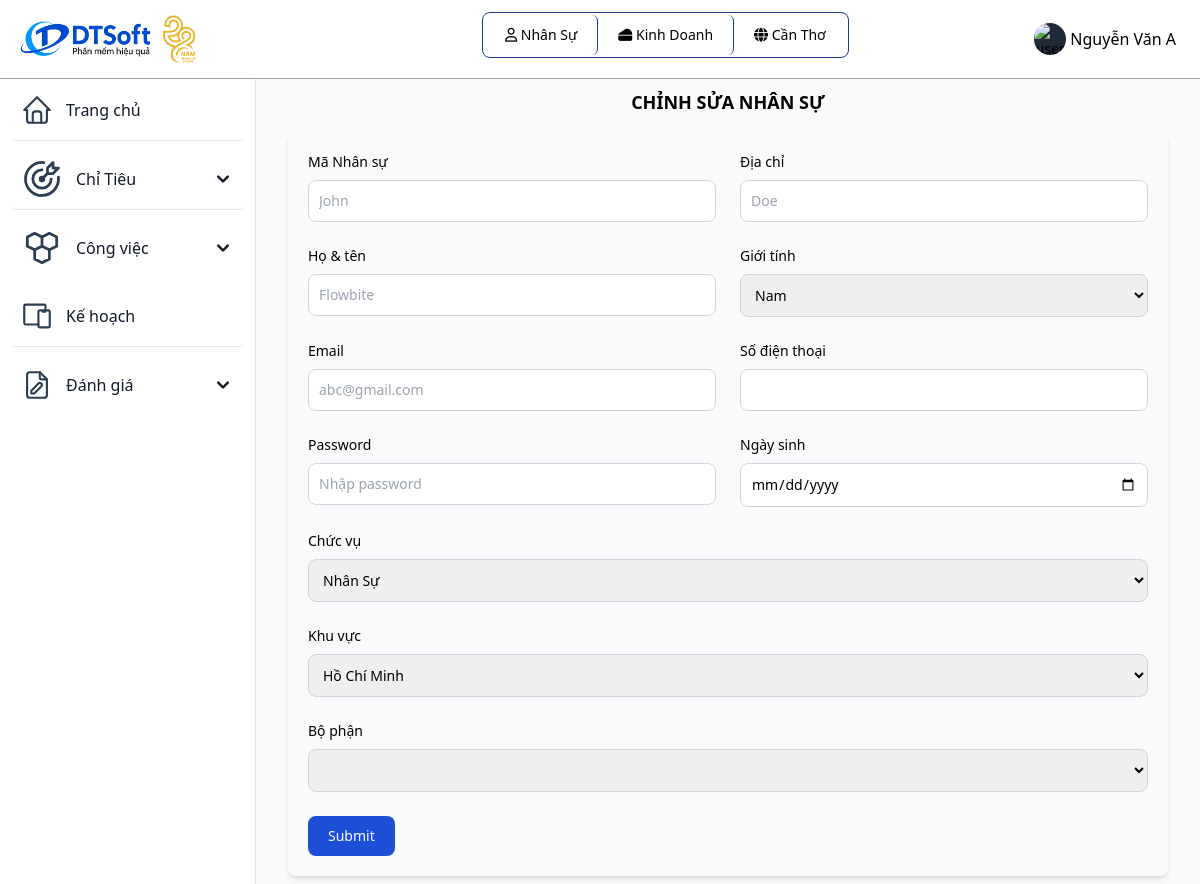
Screenshot of /chinhsuauser.php (signed in) with the database file from the repository.
### tables this page shows
CREATE TABLE `vaitro` (
  `id_vaitro` varchar(10) primary key,
  `tenvaitro` varchar(255) NOT NULL,
  `mota` varchar(255) NOT NULL
);

CREATE TABLE `bophan` (
  `id_bophan` varchar(10) primary key,
  `id_khuvuc` varchar(10) NOT NULL,
  `tenbophan` varchar(255) NOT NULL,
  `cvchuyenmon` varchar(255) NOT NULL,
  foreign key(id_khuvuc) references khuvuc(id_khuvuc)
);

CREATE TABLE `khuvuc` (
  `id_khuvuc` varchar(10) primary key,
  `tenkhuvuc` varchar(255) NOT NULL,
  `diachi` varchar(255) NOT NULL,
  `sdt` int(20) NOT NULL
);

### chinhsuauser.php (the view, shortened to what this page needs)
<?php
include "inc/header.php";
include('db/database.php');
$id = $_GET['idnhansu'];
$sql_up = "SELECT * FROM nguoidung where  id_nguoidung = '" . $id . "' ";
$query_up = mysqli_query($ketnoi, $sql_up);
$row_up = mysqli_fetch_assoc($query_up);
?>
<div class="p-4 sm:ml-64">
    <div class="p-4 mt-14">
        <div class="mb-4 font-bold text-lg uppercase text-center">Chỉnh sửa Nhân sự</div>
        <div class="mb-4">
            <div class="relative overflow-x-auto shadow-md sm:rounded-lg p-5 rounded">
                <form method="POST">
                    <div class="grid gap-6 mb-6 md:grid-cols-2">
                        <div>
                            <label for="first_name" class="block mb-2 text-sm font-medium">Mã Nhân sự</label>
                            <input type="text" name="id_ns" id="first_name" value="<?php echo $row_up['id_nguoidung'] ?>" class=" border border-gray-300 text-sm rounded-lg focus:ring-blue-500 focus:border-blue-500 block w-full p-2.5 dark:border-gray-600 dark:placeholder-gray-400 dark:focus:ring-blue-500 dark:focus:border-blue-500" placeholder="John" required>
                        </div>
                        <div>
                            <label for="last_name" class="block mb-2 text-sm font-medium">Địa chỉ</label>
                            <input type="text" name="diachi_ns" id="last_name" value="<?php echo $row_up['diachi_nd'] ?>" class=" border border-gray-300 text-sm rounded-lg focus:ring-blue-500 focus:border-blue-500 block w-full p-2.5 dark:border-gray-600 dark:placeholder-gray-400 dark:focus:ring-blue-500 dark:focus:border-blue-500" placeholder="Doe" required>
                        </div>
                        <div>
                            <label for="company" class="block mb-2 text-sm font-medium">Họ & tên</label>
                            <input type="text" name="ten_ns" id="company" value="<?php echo $row_up['tennguoidung'] ?>" class=" border border-gray-300 text-sm rounded-lg focus:ring-blue-500 focus:border-blue-500 block w-full p-2.5 dark:border-gray-600 dark:placeholder-gray-400 dark:focus:ring-blue-500 dark:focus:border-blue-500" placeholder="Flowbite" required>
                        </div>
                        <div>
                            <label for="phone" class="block mb-2 text-sm font-medium">Giới tính</label>
                            <select id="countries" name="gioitinh_ns" class="border border-gray-300 text-sm rounded-lg focus:ring-blue-500 focus:border-blue-500 block w-full p-2.5 dark:border-gray-600 dark:placeholder-gray-400 dark:focus:ring-blue-500 dark:focus:border-blue-500" placeholder="•••••••••" required>
                                <option selected>Nam</option>
                            </select>
                        </div>
                        <div>
                            <label for="email" class="block mb-2 text-sm font-medium">Email</label>
                            <input type="email" name="email_ns" id="email" value="<?php echo $row_up['email'] ?>" class=" border border-gray-300 text-sm rounded-lg focus:ring-blue-500 focus:border-blue-500 block w-full p-2.5 dark:border-gray-600 dark:placeholder-gray-400 dark:focus:ring-blue-500 dark:focus:border-blue-500" placeholder="abc@gmail.com" required>
                        </div>
                        <div>
                            <label for="visitors" class="block mb-2 text-sm font-medium">Số điện thoại</label>
                            <input type="number" name="sdt_ns" id="visitors" value="<?php echo $row_up['sdt_nd'] ?>" class=" border border-gray-300 text-sm rounded-lg focus:ring-blue-500 focus:border-blue-500 block w-full p-2.5 dark:border-gray-600 dark:placeholder-gray-400 dark:focus:ring-blue-500 dark:focus:border-blue-500" placeholder="" required>
                        </div>
                        <div>
                            <label for="visitors" class="block mb-2 text-sm font-medium">Password</label>
                            <input type="password" name="password_ns" id="visitors" value="<?php echo $row_up['password'] ?>" class=" border border-gray-300 text-sm rounded-lg focus:ring-blue-500 focus:border-blue-500 block w-full p-2.5 dark:border-gray-600 dark:placeholder-gray-400 dark:focus:ring-blue-500 dark:focus:border-blue-500" placeholder="Nhập password" required>
                        </div>
                        <div>
                            <label for="visitors" class="block mb-2 text-sm font-medium">Ngày sinh</label>
                            <input type="date" name="ngaysinh_ns" id="visitors" value="<?php echo $row_up['ngaysinh'] ?>" class=" border border-gray-300 text-sm rounded-lg focus:ring-blue-500 focus:border-blue-500 block w-full p-2.5 dark:border-gray-600 dark:placeholder-gray-400 dark:focus:ring-blue-500 dark:focus:border-blue-500" placeholder="Nhập ngày sinh" required>
                        </div>
                    </div>
                    <div class="mb-6">
                        <label for="" class="block mb-2 text-sm font-medium">Chức vụ</label>
                        <select id="roles" name="vaitro_ns" class="border border-gray-300 text-sm rounded-lg focus:ring-blue-500 focus:border-blue-500 block w-full p-2.5 dark:border-gray-600 dark:placeholder-gray-400 dark:focus:ring-blue-500 dark:focus:border-blue-500" placeholder="•••••••••" required>
                            <?php
                            $sql_vaitro = "SELECT * FROM vaitro WHERE id_vaitro NOT IN ('QTHT');";
                            $query_vaitro = mysqli_query($ketnoi, $sql_vaitro);
                            while ($row_vaitro = mysqli_fetch_array($query_vaitro)) {
                                if ($row_vaitro['id_vaitro'] == $row_up['id_vaitro']) {
                            ?>
                                    <option selected value="<?php echo $row_vaitro['id_vaitro'] ?>"> <?php echo $row_vaitro['tenvaitro'] ?> </option>
                                <?php
                                } else {
                                ?>
                                    <option value="<?php echo $row_vaitro['id_vaitro'] ?>"> <?php echo $row_vaitro['tenvaitro'] ?> </option>
                            <?php
                                }
                            }
                            ?>
                        </select>
                    </div>
                    <div class="mb-6">
                        <label for="" class="block mb-2 text-sm font-medium">Khu vực</label>
                        <select id="khuvuc" name="khuvuc_ns" class="border border-gray-300 text-sm rounded-lg focus:ring-blue-500 focus:border-blue-500 block w-full p-2.5 dark:border-gray-600 dark:placeholder-gray-400 dark:focus:ring-blue-500 dark:focus:border-blue-500" placeholder="•••••••••" required>
                            <?php
                            $sql_khuvuc = "SELECT * FROM khuvuc ORDER BY id_khuvuc DESC";
                            $query_khuvuc = mysqli_query($ketnoi, $sql_khuvuc);
                            while ($row_khuvuc = mysqli_fetch_array($query_khuvuc)) {
                                if ($row_khuvuc['id_khuvuc'] == $row_up['id_khuvuc']) {
                            ?>
                                    <option selected value="<?php echo $row_khuvuc['id_khuvuc'] ?>"> <?php echo $row_khuvuc['tenkhuvuc'] ?> </option>
                                <?php
                                } else {
                                ?>
                                    <option value="<?php echo $row_khuvuc['id_khuvuc'] ?>"> <?php echo $row_khuvuc['tenkhuvuc'] ?> </option>
                            <?php
                                }
                            }
                            ?>
                        </select>
                    </div>
                    <div class="mb-6">
                        <label for="" class="block mb-2 text-sm font-medium">Bộ phận</label>
                        <select id="bophan" name="bophan_ns" class="border border-gray-300 text-sm rounded-lg focus:ring-blue-500 focus:border-blue-500 block w-full p-2.5 dark:border-gray-600 dark:placeholder-gray-400 dark:focus:ring-blue-500 dark:focus:border-blue-500" placeholder="•••••••••">
                        </select>
                    </div>
                    <button type="submit" name="capnhat_ns" class="text-white bg-blue-700 hover:bg-blue-800 focus:ring-4 focus:outline-none focus:ring-blue-300 font-medium rounded-lg text-sm w-full sm:w-auto px-5 py-2.5 text-center dark:bg-blue-600 dark:hover:bg-blue-700 dark:focus:ring-blue-800">Submit</button>
                </form>
            </div>
        </div>
    </div>
</div>
</body>
</html>

### inc/header.php (shortened to what this page needs)
<?php
 include_once('db/connect.php');
 $id_vt = $_SESSION['id_vaitro'];
?>
<!DOCTYPE html>
<html lang="en">
<head>
	<link href="https://unpkg.com/tailwindcss@2.2.19/dist/tailwind.min.css" rel=" stylesheet">
  <link rel="stylesheet" href="https://cdnjs.cloudflare.com/ajax/libs/font-awesome/6.4.0/css/all.min.css">
	<link href="https://cdn.datatables.net/1.10.19/css/jquery.dataTables.min.css" rel="stylesheet">
	<link href="https://cdn.datatables.net/responsive/2.2.3/css/responsive.dataTables.min.css" rel="stylesheet">
  <script src="https://cdn.tailwindcss.com"></script>
</head>
<body class="g-sidenav-show bg-slate-50" id="draggable">
  <nav class="fixed top-0 z-50 w-full bg-white border-b border-gray-400 dark:border-gray-100 text-black">
        <div class="px-3 py-3 lg:px-5 lg:pl-3">
          <div class="flex items-center justify-between">
            <div class="flex items-center justify-start">
              <a href="index.php" class="flex ml-2 md:mr-24">
                <img src="assets/img/logo.jpg" class="h-12 mr-3" alt="FlowBite Logo" />
              </a>
            </div>
	    <div class="divToHide flex items-center justify-start relative inline-flex items-center p-0.5 mb-2 mr-2 text-sm font-medium rounded-lg border border-blue-900">
              <span class="relative px-5 py-2.5 bg-white rounded-md border-r border-blue-900">
                <i class="fa-regular fa-user"></i>
                  <?php
                    $sql = "SELECT tenvaitro from vaitro where id_vaitro = '" . $_SESSION['id_vaitro'] ."'";
                    $result = mysqli_query($connect, $sql);
                    $row = mysqli_fetch_array($result);
                    echo $row['tenvaitro'];
                  ?>
              </span>
              <?php
              if ($_SESSION['id_bophan'] != NULL){
                $sql = "SELECT tenbophan from bophan where id_bophan = '" . $_SESSION['id_bophan'] ."'";
                $result = mysqli_query($connect, $sql);
                $row_bophan = mysqli_fetch_array($result);
              ?>
              <span class="relative px-5 py-2.5 bg-white rounded-md border-r border-blue-900">
                 <i class="fa-solid fa-cheese"></i>
                  <?php
                      echo $row_bophan['tenbophan'];
                  ?>
              </span>
              <?php
              } else echo '';
              ?>
              <?php
              if ($_SESSION['id_vaitro'] != 'QTHT'){
              ?>
              <span class="relative px-5 py-2.5 bg-white rounded-md">
                  <i class="fa-solid fa-globe"></i>
                  <?php
                    $sql = "SELECT tenkhuvuc from khuvuc where id_khuvuc = '" . $_SESSION['id_khuvuc'] ."'";
                    $result = mysqli_query($connect, $sql);
                    $row = mysqli_fetch_array($result);
                    echo $row['tenkhuvuc'];
                  ?>
              </span>
              <?php
              }
              ?>
            </div>
            <div class="flex items-center divToHide">
                <div class="flex items-center ml-3">
                  <div class="flex">
                    <button type="button" class="flex text-sm bg-gray-800 rounded-full focus:ring-4 focus:ring-gray-300 dark:focus:ring-gray-600" aria-expanded="false" data-dropdown-toggle="dropdown-user">
                      <img class="w-8 h-8 rounded-full" src="https://flowbite.com/docs/images/people/profile-picture-5.jpg" alt="user photo">
                    </button>
                    <span class="text-black p-1 cursor-pointer" data-dropdown-toggle="dropdown-user"><?php echo $_SESSION['tennguoidung']; ?></span>
                  </div>
                </div>
              </div>
          </div>
        </div>
      </nav>
      <aside id="logo-sidebar" class="fixed top-0 left-0 z-40 w-64 h-screen pt-20 transition-transform -translate-x-full bg-white border-r border-gray-200 sm:translate-x-0 dark:border-gray-100
      h-96 overflow-y-scroll scrollbar-thick scrollbar-thumb-blue-500 scrollbar-track-blue-100
      " aria-label="Sidebar">
         <div class="h-full px-3 pb-4 overflow-y-auto bg-white">
            <ul class="space-y-2 font-medium">
               <li class="border-b rounded">
                  <a href="index.php" class="flex items-center p-2 text-gray-900 rounded-lg dark:text-black hover:bg-gray-100 dark:hover:bg-gray-200">
                     <span class="ml-3">Trang chủ</span>
                  </a>
               </li>
               <?php if ($id_vt != "QLKV" && $id_vt != 'QTHT'){ ?>
               <li class="border-b rounded">
                  <button type="button" class="flex items-center w-full p-2 text-gray-900 transition duration-75 rounded-lg group hover:bg-gray-100 dark:text-black hover:bg-gray-200" aria-controls="dropdown-cv" data-collapse-toggle="dropdown-ct">
                    <span class="flex-1 ml-3 text-left whitespace-nowrap">Chỉ Tiêu</span>
                    <svg class="w-6 h-6" fill="currentColor" viewBox="0 0 20 20" xmlns="http://www.w3.org/2000/svg">
                      <path fill-rule="evenodd" d="M5.293 7.293a1 1 0 011.414 0L10 10.586l3.293-3.293a1 1 0 111.414 1.414l-4 4a1 1 0 01-1.414 0l-4-4a1 1 0 010-1.414z" clip-rule="evenodd"></path>
                    </svg>
                  </button>
               </li>
               <?php } ?>
               <?php if ($id_vt != "QLKV" && $id_vt != 'QTHT'){ ?>
               <li>
                  <button type="button" class="flex items-center w-full p-2 text-gray-900 transition duration-75 rounded-lg group hover:bg-gray-100 dark:text-black hover:bg-gray-200" aria-controls="dropdown-cv" data-collapse-toggle="dropdown-cv">
                    <span class="flex-1 ml-3 text-left whitespace-nowrap">Công việc</span>
                    <svg class="w-6 h-6" fill="currentColor" viewBox="0 0 20 20" xmlns="http://www.w3.org/2000/svg">
                      <path fill-rule="evenodd" d="M5.293 7.293a1 1 0 011.414 0L10 10.586l3.293-3.293a1 1 0 111.414 1.414l-4 4a1 1 0 01-1.414 0l-4-4a1 1 0 010-1.414z" clip-rule="evenodd"></path>
                    </svg>
                  </button>
               </li>
               <?php } ?>
               <?php
                    if ($id_vt == "QLBP" || $id_vt == "NS"){
                ?>
               <li class="border-b rounded">
                  <a href="kehoachgiaoviec.php" class="flex items-center p-2 text-gray-900 rounded-lg dark:text-black hover:bg-gray-100 dark:hover:bg-gray-200">
                    <span class="flex-1 ml-3 whitespace-nowrap">Kế hoạch</span>
                  </a>
               </li>
               <?php } ?>
               <?php if ($id_vt != "QTHT" && $id_vt != "QLKV"){ ?>
               <li>
                <button type="button" class="flex items-center w-full p-2 text-gray-900 transition duration-75 rounded-lg group hover:bg-gray-100 dark:text-black hover:bg-gray-200" aria-controls="dropdown-example" data-collapse-toggle="dropdown-example">
                      <span class="flex-1 ml-3 text-left whitespace-nowrap">Đánh giá</span>
                      <svg class="w-6 h-6" fill="currentColor" viewBox="0 0 20 20" xmlns="http://www.w3.org/2000/svg"><path fill-rule="evenodd" d="M5.293 7.293a1 1 0 011.414 0L10 10.586l3.293-3.293a1 1 0 111.414 1.414l-4 4a1 1 0 01-1.414 0l-4-4a1 1 0 010-1.414z" clip-rule="evenodd"></path></svg>
                </button>
             </li>
             <?php } ?>
            </ul>
         </div>
      </aside>

### rows the page displays
vaitro: tenvaitro "Nhân Sự"
bophan: tenbophan "Kinh Doanh"
khuvuc: tenkhuvuc "Cần Thơ"

### other values shown
$_SESSION['tennguoidung'] "Nguyễn Văn A"
form field vaitro_ns "Nhân Sự"
form field khuvuc_ns "Hồ Chí Minh"
